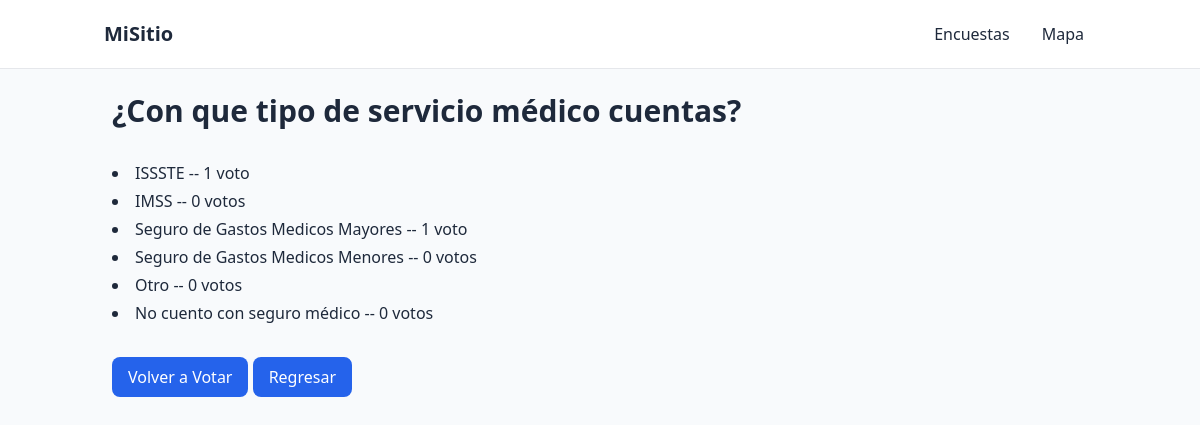
The page /polls/2/resultado/ on the database its author committed.
### polls/models.py (models this page shows, shortened)
class Pregunta(models.Model):
    pregunta_ds = models.CharField(max_length=200)
    publicacion_fh = models.DateTimeField("fecha publicacion")

class Respuesta(models.Model):
    pregunta = models.ForeignKey(Pregunta, on_delete=models.CASCADE)
    respuesta_ds = models.CharField(max_length= 200)
    votos = models.IntegerField(default=0)

### polls/views.py (the view)
# urls.py: path("<int:pregunta_id>/resultado/", views.resultado, name="resultado"),
def resultado(request, pregunta_id):
    pregunta = get_object_or_404(Pregunta, pk=pregunta_id)
    return render(request, "polls/resultado.html",{"pregunta":pregunta})

### polls/templates/polls/resultado.html (shortened to what this page needs)
{% extends "base.html" %}
{% block content %}
<section>
    <h1 class="text-3xl font-bold pb-8">{{pregunta.pregunta_ds}}</h1>
    <ul class="max-w-md space-y-1  list-disc list-inside dark:text-blue-950 pb-8">
        {%for respuesta in pregunta.respuesta_set.all%}
            <li>{{respuesta.respuesta_ds}} -- {{respuesta.votos}} voto{{respuesta.votos|pluralize}}</li>
        {%endfor%}
    </ul>
    <a class="inline-flex items-center rounded-lg bg-blue-600 px-4 py-2 font-medium text-white hover:bg-blue-700 "
       href="{%url 'polls:detalle' pregunta.id %}">Volver a Votar</a>
    <a class="inline-flex items-center rounded-lg bg-blue-600 px-4 py-2 font-medium text-white hover:bg-blue-700 "
       href="{%url 'polls:inicio' %}">Regresar</a>
</section>
{% endblock %}

### rows shown on the page
Pregunta: pregunta_ds "¿Con que tipo de servicio médico cuentas?"
Respuesta: respuesta_ds "ISSSTE", votos "1"
Respuesta: respuesta_ds "IMSS", votos "0"
Respuesta: respuesta_ds "Seguro de Gastos Medicos Mayores", votos "1"
Respuesta: respuesta_ds "Seguro de Gastos Medicos Menores", votos "0"
Respuesta: respuesta_ds "Otro", votos "0"
Respuesta: respuesta_ds "No cuento con seguro médico", votos "0"
